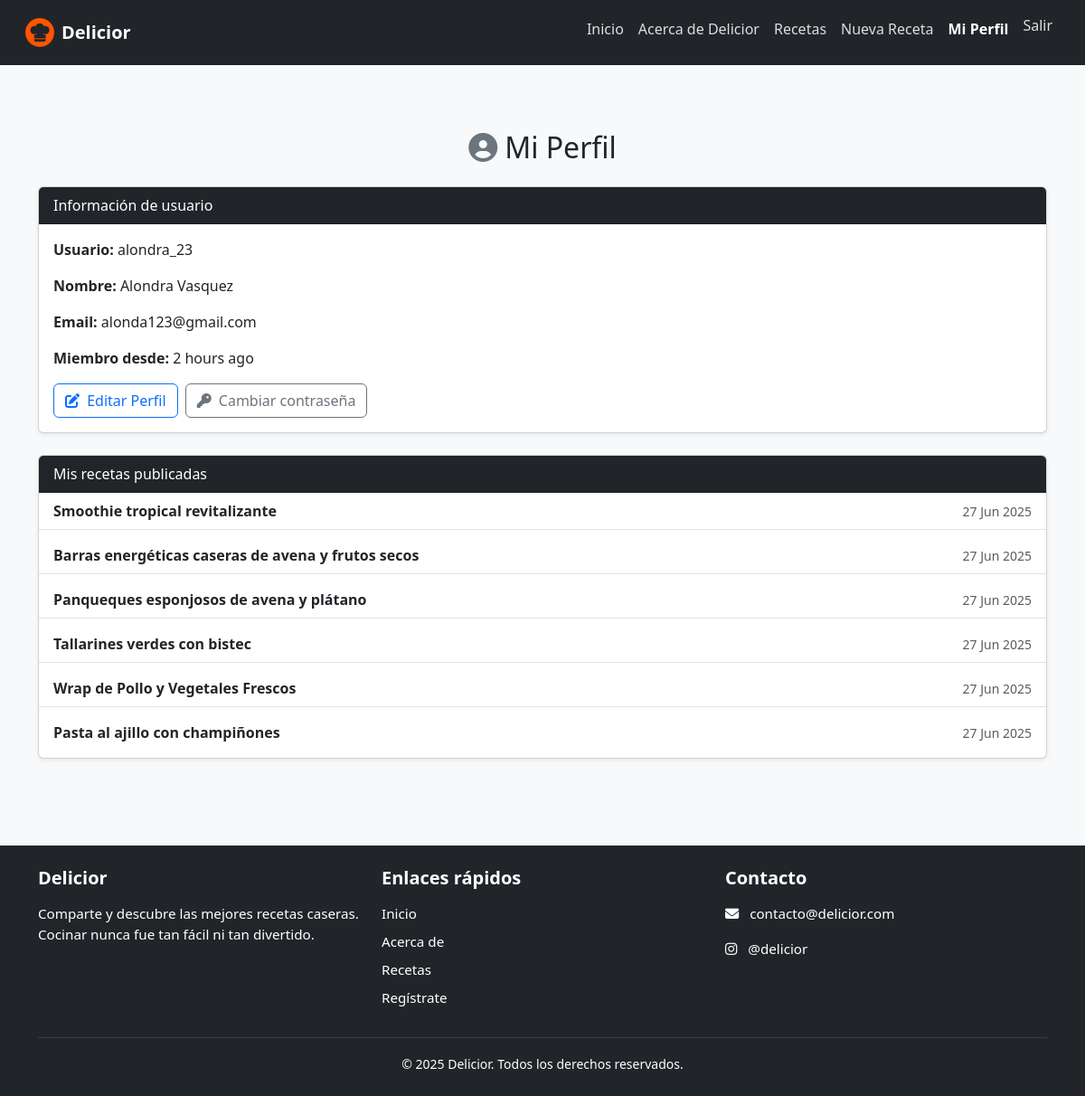
The page /accounts/perfil/ (signed in) on the database its author committed.
### recetas/models.py (models this page shows, shortened)
class Receta(models.Model):
    titulo = models.CharField(max_length=200)
    slug = models.SlugField(unique=True, blank=True)
    ingredientes = models.TextField()
    preparacion = RichTextField()
    presentacion = models.TextField(blank=True, null=True, verbose_name="Presentación o notas adicionales")
    imagen = models.ImageField(upload_to='recetas/', blank=True, null=True)
    autor = models.ForeignKey(User, on_delete=models.CASCADE, related_name='recetas_publicadas')
    categoria = models.ForeignKey(Categoria, on_delete=models.SET_NULL, null=True, blank=True, related_name='recetas')
    creado = models.DateTimeField(auto_now_add=True)

### accounts/views.py (the view)
# urls.py: path('perfil/', login_required(perfil_view), name='perfil'),
@login_required
def perfil_view(request):
    recetas = Receta.objects.filter(autor=request.user).order_by('-creado')
    return render(request, 'accounts/perfil.html', {
        'usuario': request.user,
        'recetas': recetas,
    })

### templates/accounts/perfil.html (shortened to what this page needs)
{% extends "base.html" %}
{% load humanize %}
{% block content %}
<div class="container py-5">
<h2 class="text-center text-dark mb-4">
  <i class="fas fa-user-circle text-secondary me-2"></i>Mi Perfil
</h2>
  <div class="card shadow-sm mb-4">
    <div class="card-header bg-dark text-white">
      Información de usuario
    </div>
    <div class="card-body">
      <p><strong>Usuario:</strong> {{ usuario.username }}</p>
      <p><strong>Nombre:</strong> {{ usuario.first_name }} {{ usuario.last_name }}</p>
      <p><strong>Email:</strong> {{ usuario.email }}</p>
      <p><strong>Miembro desde:</strong> {{ usuario.date_joined|naturaltime }}</p>
      <div class="mt-3 d-flex gap-2">
        <a href="{% url 'accounts:perfil_editar' %}" class="btn btn-outline-primary">
          <i class="fas fa-edit me-1"></i> Editar Perfil
        </a>
        <a href="{% url 'password_change' %}" class="btn btn-outline-secondary">
          <i class="fas fa-key me-1"></i> Cambiar contraseña
        </a>
      </div>
    </div>
  </div>
  <div class="card shadow-sm">
    <div class="card-header bg-dark text-white">
      Mis recetas publicadas
    </div>
    <div class="card-body p-0">
      {% if recetas %}
        <ul class="list-group list-group-flush">
          {% for receta in recetas %}
            <li class="list-group-item d-flex justify-content-between align-items-center receta-hover">
              <a href="{% url 'recetas:detalle_receta' receta.slug %}" class="text-decoration-none text-dark fw-semibold">
                {{ receta.titulo }}
              </a>
              <small class="text-muted">{{ receta.creado|date:"d M Y" }}</small>
            </li>
          {% endfor %}
        </ul>
      {% endif %}
    </div>
  </div>
</div>
{% endblock %}

### static/css/base.css (style rules this page uses)
body { font-family: 'Segoe UI', Tahoma, Geneva, Verdana, sans-serif; background-color: #f8f9fa; color: #212529; }
html, body { min-height: 100vh; display: flex; flex-direction: column; }
ul { padding-left: 1.2rem; }
ul li { margin-bottom: 0.5rem; }

### rows shown on the page
Receta: titulo "Smoothie tropical revitalizante", creado "27 Jun 2025"
Receta: titulo "Barras energéticas caseras de avena y frutos secos", creado "27 Jun 2025"
Receta: titulo "Panqueques esponjosos de avena y plátano", creado "27 Jun 2025"
Receta: titulo "Tallarines verdes con bistec", creado "27 Jun 2025"
Receta: titulo "Wrap de Pollo y Vegetales Frescos", creado "27 Jun 2025"
Receta: titulo "Pasta al ajillo con champiñones", creado "27 Jun 2025"

### other values the page prints
{{ usuario.username }} "alondra_23"
{{ usuario.first_name }} "Alondra"
{{ usuario.last_name }} "Vasquez"
{{ usuario.email }} "alonda123@gmail.com"
{{ usuario.date_joined|naturaltime }} "2 hours ago"
